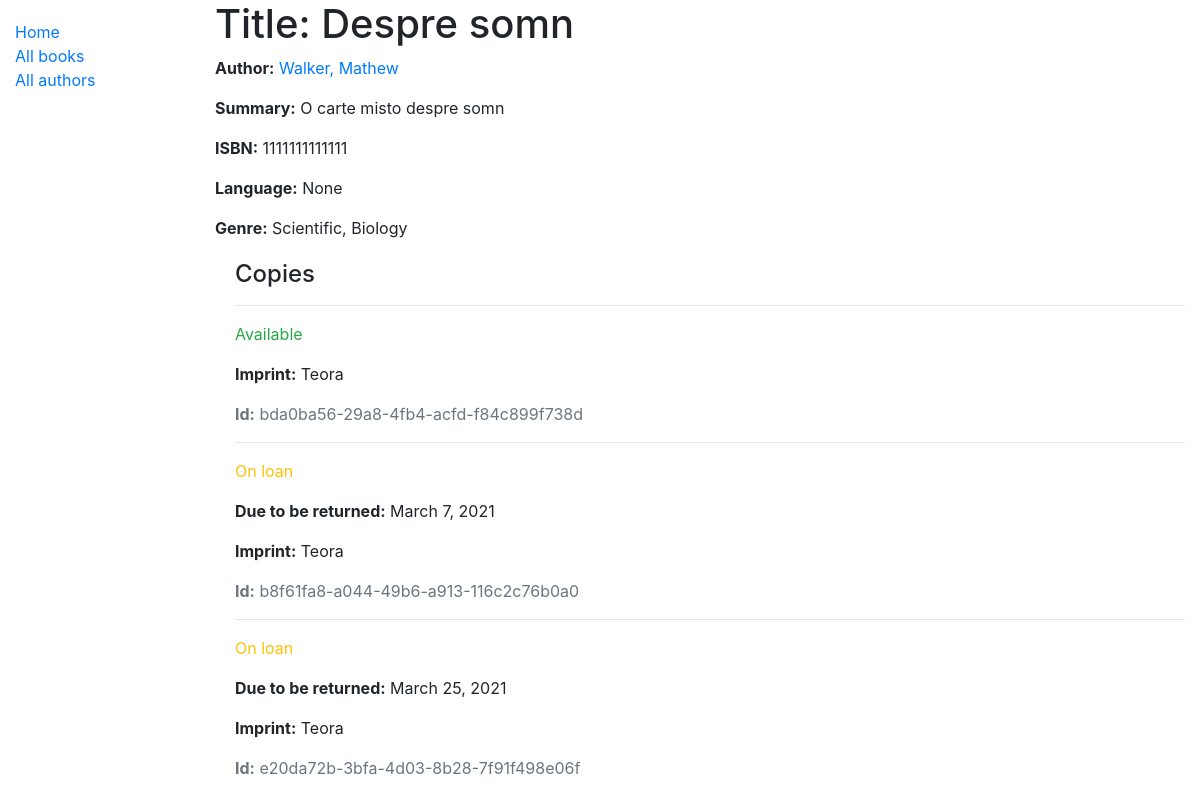
/catalog/book/1, run on the app's committed database.
### catalog/models.py (models this page shows, shortened)
class Book(models.Model):
	title = models.CharField(max_length = 200)
	author = models.ForeignKey('Author', on_delete = models.SET_NULL, null = True)
	summary = models.TextField(max_length = 1000, help_text = 'Enter a brief description of the book')
	isbn = models.CharField('ISBN', max_length = 13, unique = True, help_text = '13 Character <a href="https://www.isbn-international.org/content/what-isbn">ISBN number</a>')
	genre = models.ManyToManyField(Genre, help_text = 'Select a genre for this book')
	language = models.ForeignKey(Language, max_length = 20, help_text = 'Enter the language', null = True, on_delete = models.SET_NULL)
	def display_genre(self):
		return ', '.join(genre.name for genre in self.genre.all()[:3])
	display_genre.short_description = 'Genre'

class Author(models.Model):
	first_name = models.CharField(max_length = 100)
	last_name = models.CharField(max_length = 100)
	date_of_birth = models.DateField(null = True, blank = True)
	date_of_death = models.DateField('Died', null = True, blank = True)
	class Meta:
		ordering = ['last_name', 'first_name']
	def __str__(self):
		return f'{self.last_name}, {self.first_name}'

class Genre(models.Model):
	name = models.CharField(max_length = 200, help_text = 'Enter a book genre')
	def __str__(self):
		return self.name

class BookInstance(models.Model):
	id = models.UUIDField(primary_key = True, default = uuid.uuid4, help_text = 'Unique ID for this particular book across whole library')
	book = models.ForeignKey('Book', on_delete=models.PROTECT, null=True)
	imprint = models.CharField(max_length = 200)
	due_back = models.DateField(null = True, blank = True)
	LOAN_STATUS = (
		('m', 'Maintenance'),
		('o', 'On loan'),
		('a', 'Available'),
		('r', 'Reserved'),
	)
	status = models.CharField(
		max_length = 1,
		choices = LOAN_STATUS,
		blank = True,
		default = 'm',
		help_text = 'Book availability',
	)
	class Meta:
		ordering = ['due_back']

### catalog/views.py (the view)
# urls.py: path('book/<int:pk>', views.BookDetailView.as_view(), name = 'book-detail'),
class BookDetailView(generic.DetailView):
	model = Book

### catalog/templates/catalog/book_detail.html
{% extends "base_generic.html" %}
{% block content %}
  <h1>Title: {{ book.title }}</h1>
  <p><strong>Author:</strong> <a href="{% url 'author-detail' book.author.pk %}">{{ book.author }}</a></p>
  <p><strong>Summary:</strong> {{ book.summary }}</p>
  <p><strong>ISBN:</strong> {{ book.isbn }}</p>
  <p><strong>Language:</strong> {{ book.language }}</p>
  <p><strong>Genre:</strong> {{ book.genre.all|join:", " }}</p>
  <div style="margin-left:20px;margin-top:20px">
    <h4>Copies</h4>
    {% for copy in book.bookinstance_set.all %}
      <hr>
      <p class="{% if copy.status == 'a' %}text-success{% elif copy.status == 'm' %}text-danger{% else %}text-warning{% endif %}">
        {{ copy.get_status_display }}
      </p>
      {% if copy.status != 'a' %}
        <p><strong>Due to be returned:</strong> {{ copy.due_back }}</p>
      {% endif %}
      <p><strong>Imprint:</strong> {{ copy.imprint }}</p>
      <p class="text-muted"><strong>Id:</strong> {{ copy.id }}</p>
    {% endfor %}
  </div>
{% endblock %}

### catalog/templates/base_generic.html (shortened to what this page needs)
<!DOCTYPE html>
<html lang="en">
<head>
  <link rel="stylesheet" href="https://cdn.jsdelivr.net/npm/bootstrap@4.5.3/dist/css/bootstrap.min.css">
  {% load static %}
  <link rel="stylesheet" href="{% static 'css/styles.css' %}">
</head>
<body>
  <div class="container-fluid">
    <div class="row">
      <div class="col-sm-2">
      {% block sidebar %}
        <ul class="sidebar-nav">
          <li><a href="{% url 'index' %}">Home</a></li>
          <li><a href="{% url 'books' %}">All books</a></li>
          <li><a href="{% url 'authors' %}">All authors</a></li>
        </ul>
     {% endblock %}
      </div>
      <div class="col-sm-10 ">{% block content %}{% endblock %}</div>
    </div>
  </div>
</body>
</html>

### catalog/static/css/styles.css (style rules this page uses)
.sidebar-nav { margin-top: 20px; padding: 0; list-style: none; }

### data on the page
Book: title "Despre somn", author "Walker, Mathew", summary "O carte misto despre somn", isbn "1111111111111", language "None", genre.all "Scientific, Biology"
BookInstance: status "Available", imprint "Teora", id "bda0ba56-29a8-4fb4-acfd-f84c899f738d"
BookInstance: status "On loan", due_back "March 7, 2021", imprint "Teora", id "b8f61fa8-a044-49b6-a913-116c2c76b0a0"
BookInstance: status "On loan", due_back "March 25, 2021", imprint "Teora", id "e20da72b-3bfa-4d03-8b28-7f91f498e06f"
